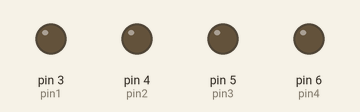
The sketch below on a simulated Arduino Uno, built with avr-gcc and run on an emulated ATmega328P. Shown: output pins drawn as LEDs (lit = HIGH).

Above: at 0.2 s.
At 1.2 s:
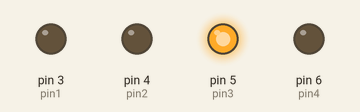
At 2.2 s:
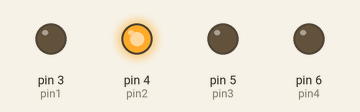
At 4.7 s:
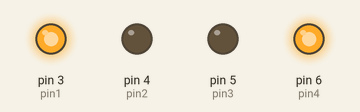
At 6.7 s:
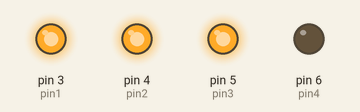
At 9.2 s:
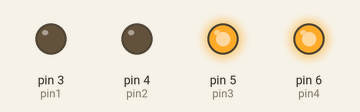
Timing chart, 0 to 9.8 s (numbered marks = the images above):
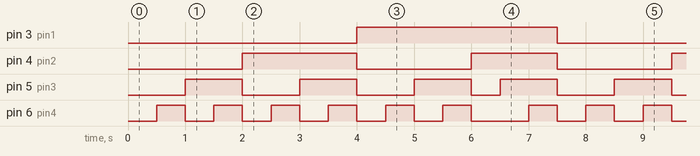

The sketch:

binaryCounter.ino
```cpp
int pin1=3;
int pin2=4;
int pin3=5;
int pin4=6;
int time=500;
void setup() {
  // put your setup code here, to run once:
pinMode(pin1,OUTPUT);
pinMode(pin2,OUTPUT);
pinMode(pin3,OUTPUT);
pinMode(pin4,OUTPUT);
}

void loop() {
digitalWrite(pin1,LOW);
digitalWrite(pin2,LOW);
digitalWrite(pin3,LOW);
digitalWrite(pin4,LOW);
delay(time);
digitalWrite(pin1,LOW);
digitalWrite(pin2,LOW);
digitalWrite(pin3,LOW);
digitalWrite(pin4,HIGH);
delay(time);
digitalWrite(pin1,LOW);
digitalWrite(pin2,LOW);
digitalWrite(pin3,HIGH);
digitalWrite(pin4,LOW);
delay(time);
digitalWrite(pin1,LOW);
digitalWrite(pin2,LOW);
digitalWrite(pin3,HIGH);
digitalWrite(pin4,HIGH);
delay(time);
digitalWrite(pin1,LOW);
digitalWrite(pin2,HIGH);
digitalWrite(pin3,LOW);
digitalWrite(pin4,LOW);
delay(time);
digitalWrite(pin1,LOW);
digitalWrite(pin2,HIGH);
digitalWrite(pin3,LOW);
digitalWrite(pin4,HIGH);
delay(time);
digitalWrite(pin1,LOW);
digitalWrite(pin2,HIGH);
digitalWrite(pin3,HIGH);
digitalWrite(pin4,LOW);
delay(time);
digitalWrite(pin1,LOW);
digitalWrite(pin2,HIGH);
digitalWrite(pin3,HIGH);
digitalWrite(pin4,HIGH);
delay(time);
digitalWrite(pin1,HIGH);
digitalWrite(pin2,LOW);
digitalWrite(pin3,LOW);
digitalWrite(pin4,LOW);
delay(time);
digitalWrite(pin1,HIGH);
digitalWrite(pin2,LOW);
digitalWrite(pin3,LOW);
digitalWrite(pin4,HIGH);
delay(time);
digitalWrite(pin1,HIGH);
digitalWrite(pin2,LOW);
digitalWrite(pin3,HIGH);
digitalWrite(pin4,LOW);
delay(time);
digitalWrite(pin1,HIGH);
digitalWrite(pin2,LOW);
digitalWrite(pin3,HIGH);
digitalWrite(pin4,HIGH);
delay(time);
digitalWrite(pin1,HIGH);
digitalWrite(pin2,HIGH);
digitalWrite(pin3,LOW);
digitalWrite(pin4,LOW);
delay(time);
digitalWrite(pin1,HIGH);
digitalWrite(pin2,HIGH);
digitalWrite(pin3,HIGH);
digitalWrite(pin4,LOW);
delay(time);
digitalWrite(pin1,HIGH);
digitalWrite(pin2,HIGH);
digitalWrite(pin3,HIGH);
digitalWrite(pin4,HIGH);
delay(time);
}
```

Measured:
- by itself, pin 3 (pin1): alternates HIGH for 3.5 s and LOW for 4.0 s
- by itself, pin 4 (pin2): repeats every 7.5 s: LOW 2.0 s, HIGH 1.5 s, LOW 2.0 s, HIGH 2.0 s
- by itself, pin 5 (pin3): repeats every 7.5 s: 2 × (LOW 1.0 s, HIGH 1.0 s), LOW 0.50 s, HIGH 1.0 s, LOW 1.0 s, HIGH 1.0 s
- by itself, pin 6 (pin4): repeats every 7.5 s: 5 × (LOW 0.50 s, HIGH 0.50 s), LOW 1.0 s, HIGH 0.50 s, LOW 0.50 s, HIGH 0.50 s
